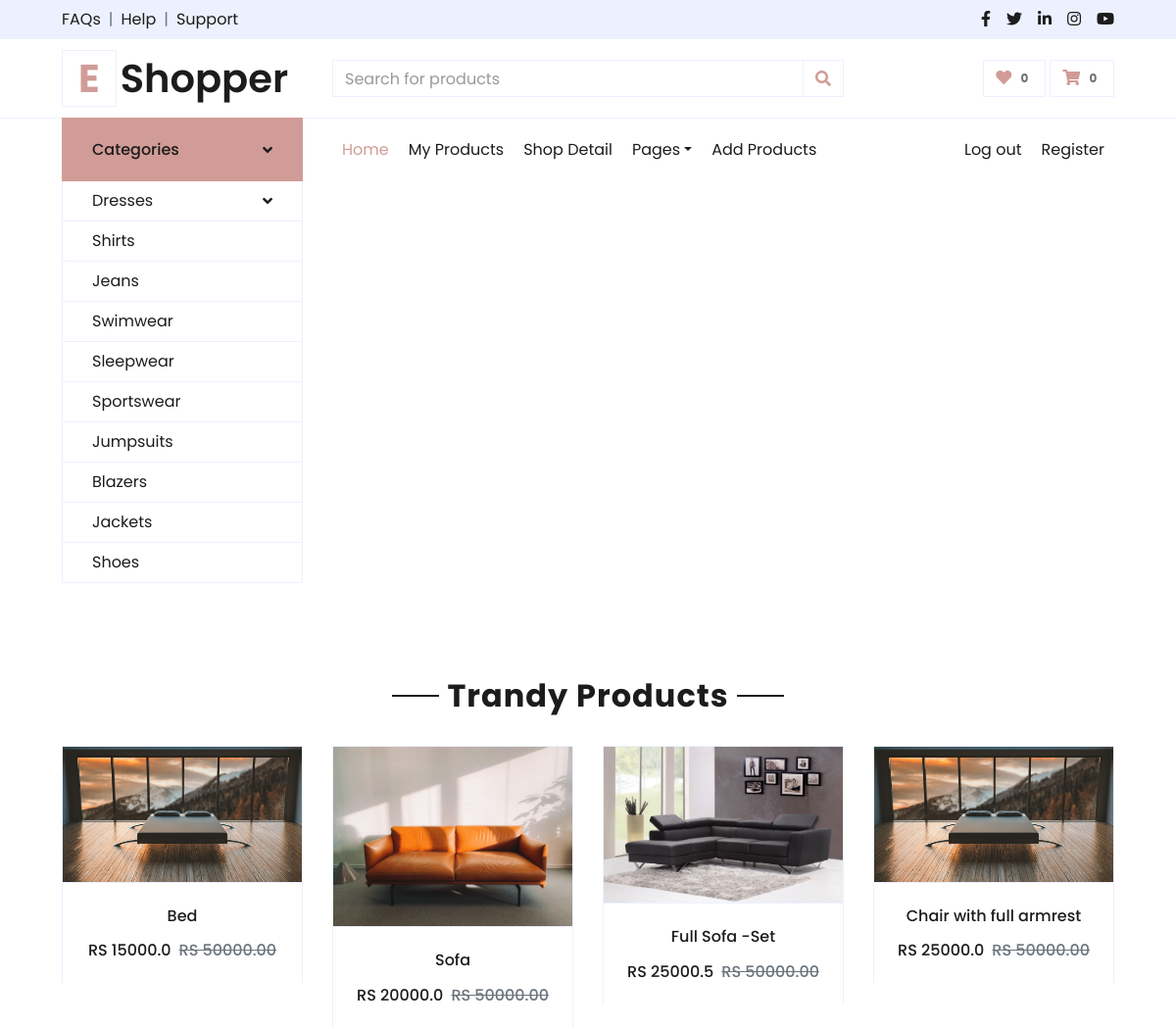
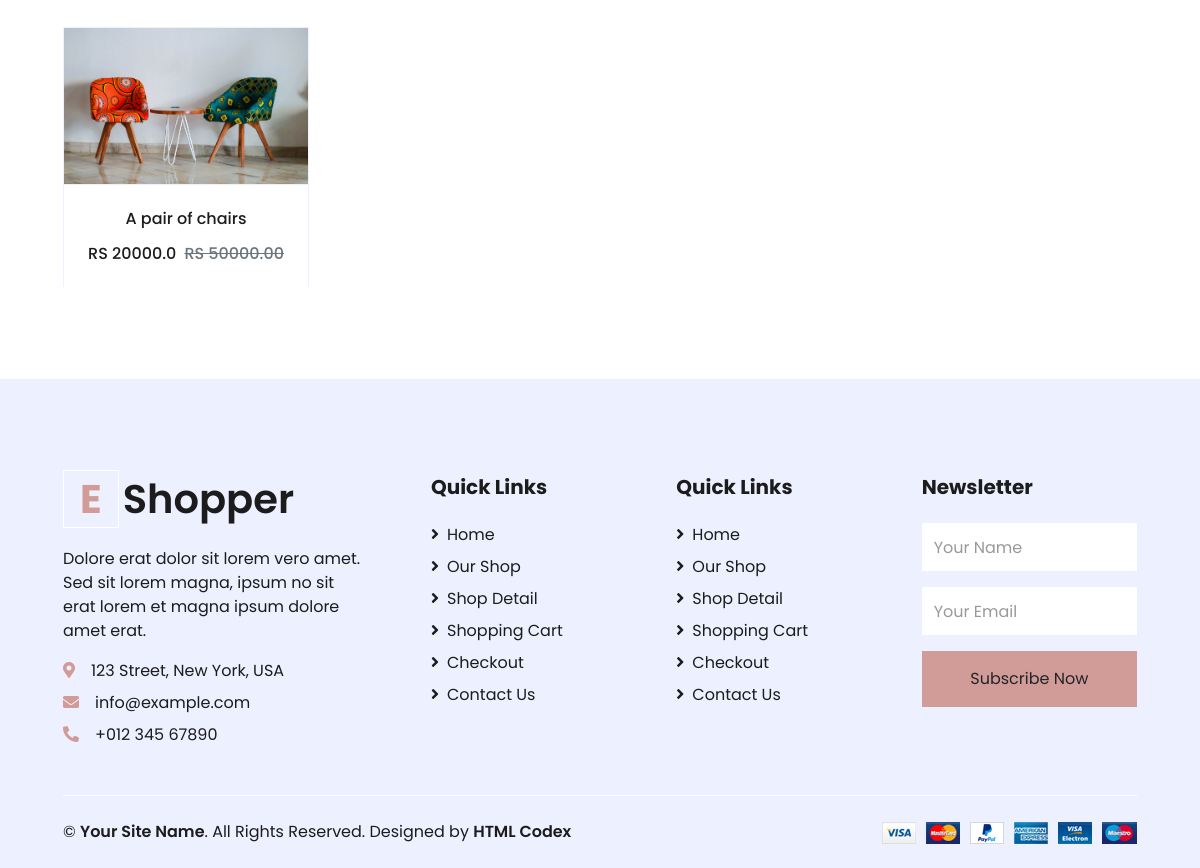
Page /seller/my_products/ (signed in) on the committed database (2 pictures, top to bottom).
### seller/models.py (models this page shows, shortened)
class Product(models.Model):
    name = models.CharField(max_length=50)
    description = models.TextField(null = True, blank = True)
    price = models.FloatField(default = 0.0)
    seller = models.ForeignKey(Seller, on_delete = models.CASCADE)
    quantity = models.IntegerField(default = 0)
    pic = models.FileField(upload_to='products', default='sad.jpg')

### seller/views.py (the view)
# urls.py: path('my_products/', views.my_products, name="my_products")
def my_products(request):
    seller_object = Seller.objects.get(email = request.session['email'])
    seller_products =  Product.objects.filter(seller = seller_object)
    return render(request, 'my_products.html', {'my_products': seller_products})

### seller/templates/my_products.html
{% extends 'header.html' %}
{% load static %}
{% block content %}
    <div class="container-fluid pt-5">
        <div class="text-center mb-4">
            <h2 class="section-title px-5"><span class="px-2">Trandy Products</span></h2>
        </div>
        <div class="row px-xl-5 pb-3">
            {% for single_product in my_products %}
            <div class="col-lg-3 col-md-6 col-sm-12 pb-1">
                <div class="card product-item border-0 mb-4">
                    <div class="card-header product-img position-relative overflow-hidden bg-transparent border p-0">
                        <img class="img-fluid w-100" src="{{single_product.pic.url}}" alt="">
                    </div>
                    <div class="card-body border-left border-right text-center p-0 pt-4 pb-3">
                        <h6 class="text-truncate mb-3">{{single_product.name}}</h6>
                        <div class="d-flex justify-content-center">
                            <h6>RS {{single_product.price}}</h6><h6 class="text-muted ml-2"><del>RS 50000.00</del></h6>
                        </div>
                    </div>
                </div>
            </div>
            {% endfor %}
        </div>
    </div>
{% endblock %}

### rows in the picture
Product: pic (picture), name "Bed", price "15000.0"
Product: pic (picture), name "Sofa", price "20000.0"
Product: pic (picture), name "Full Sofa -Set", price "25000.5"
Product: pic (picture), name "Chair with full armrest", price "25000.0"
Product: pic (picture), name "A pair of chairs", price "20000.0"
